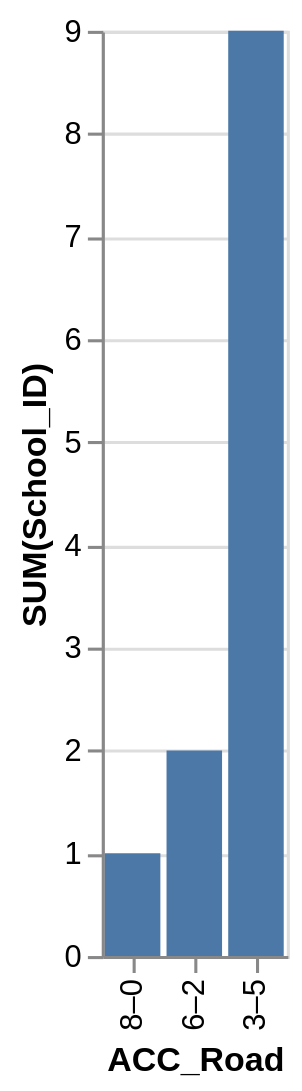

The Vega-Lite source for this figure:
### Vega-Lite specification from a JSON file in a GitHub repository (floating-point values rounded to 4 significant figures)
{"data": {"values": [{"x_data": "8–0", "y_data": 1}, {"x_data": "6–2", "y_data": 2}, {"x_data": "3–5", "y_data": 9}]}, "mark": "bar", "encoding": {"x": {"field": "x_data", "type": "nominal", "title": "ACC_Road", "sort": "descending"}, "y": {"field": "y_data", "type": "quantitative", "title": "SUM(School_ID)"}}}
